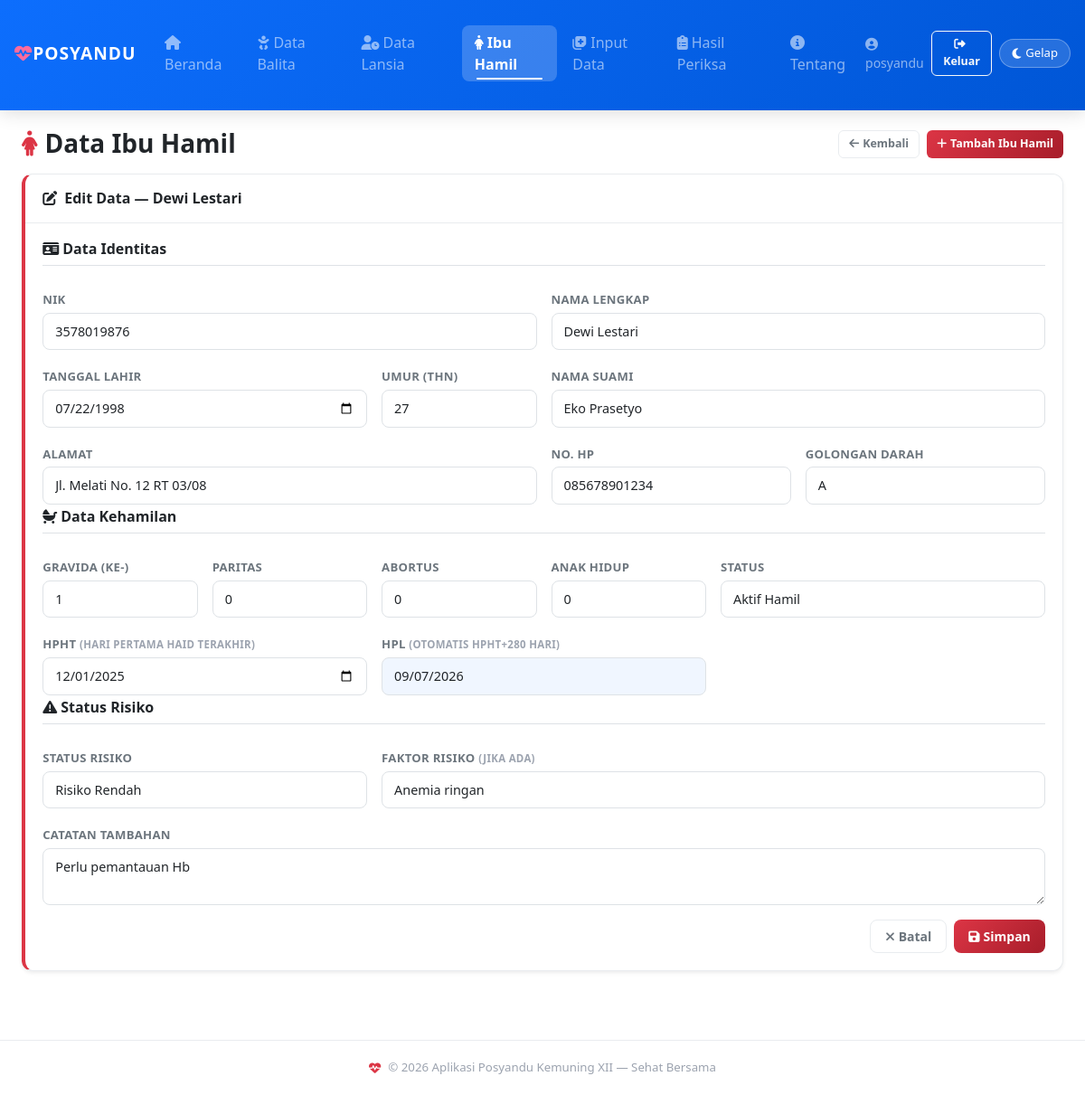
Page /ibu_hamil.php?edit_ibu=2 (signed in) on the committed database.
### tables this page shows
CREATE TABLE IF NOT EXISTS tb_ibu_hamil (
  id INT AUTO_INCREMENT PRIMARY KEY,
  nik VARCHAR(20) NOT NULL,
  nama VARCHAR(100) NOT NULL,
  tgl_lahir DATE,
  umur INT,
  alamat TEXT,
  no_hp VARCHAR(20),
  nama_suami VARCHAR(100),
  golongan_darah VARCHAR(5),
   
  gravida TINYINT DEFAULT 1 COMMENT 'kehamilan ke-',
  paritas TINYINT DEFAULT 0 COMMENT 'jumlah persalinan',
  abortus TINYINT DEFAULT 0,
  jumlah_anak_hidup TINYINT DEFAULT 0,
  hpht DATE COMMENT 'Hari Pertama Haid Terakhir',
  hpl DATE COMMENT 'Hari Perkiraan Lahir',
   
  status_risiko ENUM('Normal','Risiko Rendah','Risiko Tinggi') DEFAULT 'Normal',
  faktor_risiko TEXT,
  catatan TEXT,
  tgl_daftar DATE,
  aktif TINYINT DEFAULT 1 COMMENT '1=aktif, 0=sudah melahirkan'
);

### _form_ibu_hamil_fields.php (the view, shortened to what this page needs)
<div class="row g-3">
    <div class="col-12"><h6 class="border-bottom pb-2" style="color:var(--accent)"><i class="fa fa-id-card me-1"></i>Data Identitas</h6></div>
    <div class="col-md-6">
        <label class="form-label">NIK</label>
        <input name="nik" class="form-control" value="<?= $d?htmlspecialchars($d['nik']):'' ?>" required>
    </div>
    <div class="col-md-6">
        <label class="form-label">Nama Lengkap</label>
        <input name="nama" class="form-control" value="<?= $d?htmlspecialchars($d['nama']):'' ?>" required>
    </div>
    <div class="col-md-4">
        <label class="form-label">Tanggal Lahir</label>
        <input type="date" name="tgl_lahir" class="form-control" value="<?= $d?$d['tgl_lahir']:'' ?>">
    </div>
    <div class="col-md-2">
        <label class="form-label">Umur (thn)</label>
        <input type="number" name="umur" class="form-control" min="10" max="60" value="<?= $d?$d['umur']:'' ?>" required>
    </div>
    <div class="col-md-6">
        <label class="form-label">Nama Suami</label>
        <input name="nama_suami" class="form-control" value="<?= $d?htmlspecialchars($d['nama_suami']??''):'' ?>">
    </div>
    <div class="col-md-6">
        <label class="form-label">Alamat</label>
        <input name="alamat" class="form-control" value="<?= $d?htmlspecialchars($d['alamat']??''):'' ?>">
    </div>
    <div class="col-md-3">
        <label class="form-label">No. HP</label>
        <input name="no_hp" class="form-control" value="<?= $d?htmlspecialchars($d['no_hp']??''):'' ?>">
    </div>
    <div class="col-md-3">
        <label class="form-label">Golongan Darah</label>
        <select name="golongan_darah" class="form-select">
            <?php foreach([''=>'- Pilih -','A'=>'A','B'=>'B','AB'=>'AB','O'=>'O'] as $v=>$lb): ?>
            <option value="<?= $v ?>" <?= ($d&&($d['golongan_darah']??'')===$v)?'selected':'' ?>><?= $lb ?></option>
            <?php endforeach; ?>
        </select>
    </div>
    <div class="col-12 mt-1"><h6 class="border-bottom pb-2" style="color:#dc3545"><i class="fa fa-baby-carriage me-1"></i>Data Kehamilan</h6></div>
    <div class="col-6 col-md-2">
        <label class="form-label">Gravida (ke-)</label>
        <input type="number" name="gravida" class="form-control" min="1" value="<?= $d?$d['gravida']:1 ?>" required>
    </div>
    <div class="col-6 col-md-2">
        <label class="form-label">Paritas</label>
        <input type="number" name="paritas" class="form-control" min="0" value="<?= $d?$d['paritas']:0 ?>">
    </div>
    <div class="col-6 col-md-2">
        <label class="form-label">Abortus</label>
        <input type="number" name="abortus" class="form-control" min="0" value="<?= $d?$d['abortus']:0 ?>">
    </div>
    <div class="col-6 col-md-2">
        <label class="form-label">Anak Hidup</label>
        <input type="number" name="jumlah_anak_hidup" class="form-control" min="0" value="<?= $d?$d['jumlah_anak_hidup']:0 ?>">
    </div>
    <div class="col-md-4">
        <label class="form-label">Status</label>
        <select name="aktif" class="form-select">
            <option value="1" <?= (!$d||$d['aktif'])?'selected':'' ?>>Aktif Hamil</option>
        </select>
    </div>
    <div class="col-md-4">
        <label class="form-label">HPHT <small style="color:var(--text-muted)">(Hari Pertama Haid Terakhir)</small></label>
        <input type="date" name="hpht" class="form-control" value="<?= $d?$d['hpht']:'' ?>" required>
    </div>
    <div class="col-md-4">
        <label class="form-label">HPL <small style="color:var(--text-muted)">(otomatis HPHT+280 hari)</small></label>
        <input type="date" name="hpl" id="hpl_display" class="form-control" value="<?= $d?$d['hpl']:'' ?>" readonly style="background:rgba(13,110,253,0.06);">
    </div>
    <div class="col-12 mt-1"><h6 class="border-bottom pb-2" style="color:#ffc107"><i class="fa fa-exclamation-triangle me-1"></i>Status Risiko</h6></div>
    <div class="col-md-4">
        <label class="form-label">Status Risiko</label>
        <select name="status_risiko" class="form-select">
            <?php foreach(['Normal','Risiko Rendah','Risiko Tinggi'] as $sr): ?>
            <option value="<?= $sr ?>" <?= ($d&&$d['status_risiko']===$sr)?'selected':'' ?>><?= $sr ?></option>
            <?php endforeach; ?>
        </select>
    </div>
    <div class="col-md-8">
        <label class="form-label">Faktor Risiko <small style="color:var(--text-muted)">(jika ada)</small></label>
        <input name="faktor_risiko" class="form-control" placeholder="Anemia, hipertensi, dll..." value="<?= $d?htmlspecialchars($d['faktor_risiko']??''):'' ?>">
    </div>
    <div class="col-12">
        <label class="form-label">Catatan Tambahan</label>
        <textarea name="catatan" class="form-control" rows="2"><?= $d?htmlspecialchars($d['catatan']??''):'' ?></textarea>
    </div>
</div>

### ibu_hamil.php (shortened to what this page needs)
<?php
require 'config.php';
$ibu_list = $pdo->query('SELECT * FROM tb_ibu_hamil ORDER BY aktif DESC, tgl_daftar DESC')->fetchAll();
$detail_ibu = null; $kunjungan_list = []; $edit_kunjungan = null; $edit_ibu = null;
if(isset($_GET['edit_ibu']) && is_numeric($_GET['edit_ibu'])) {
    $sq = $pdo->prepare('SELECT * FROM tb_ibu_hamil WHERE id=?'); $sq->execute([$_GET['edit_ibu']]); $edit_ibu = $sq->fetch();
}
include 'header.php';
?>
<div class="d-flex align-items-center justify-content-between mb-3 flex-wrap gap-2">
    <h3 class="mb-0"><i class="fa fa-female me-2 text-danger"></i>Data Ibu Hamil</h3>
    <div class="d-flex gap-2 flex-wrap">
        <?php if($detail_ibu || $edit_ibu): ?>
        <a href="ibu_hamil.php" class="btn btn-outline-secondary btn-sm"><i class="fa fa-arrow-left me-1"></i>Kembali</a>
        <?php endif; ?>
        <button class="btn btn-danger btn-sm" onclick="showModal('modalTambahIbu')">
            <i class="fa fa-plus me-1"></i>Tambah Ibu Hamil
        </button>
    </div>
</div>
<?php if(!$detail_ibu && !$edit_ibu): ?>
<div class="row g-3 mb-3">
    <?php
    $total  = count($ibu_list);
    $aktif  = count(array_filter($ibu_list,fn($i)=>$i['aktif']==1));
    $risiko = count(array_filter($ibu_list,fn($i)=>$i['status_risiko']==='Risiko Tinggi'));
    $lahir  = count(array_filter($ibu_list,fn($i)=>$i['aktif']==0));
    $cards  = [
        ['val'=>$total, 'label'=>'Total Terdaftar','icon'=>'fa-female','color'=>'danger'],
        ['val'=>$aktif, 'label'=>'Aktif Hamil',    'icon'=>'fa-heart',  'color'=>'success'],
        ['val'=>$risiko,'label'=>'Risiko Tinggi',  'icon'=>'fa-exclamation-triangle','color'=>'warning'],
        ['val'=>$lahir, 'label'=>'Sudah Melahirkan','icon'=>'fa-baby-carriage','color'=>'purple'],
    ];
    foreach($cards as $c): $col = $c['color']==='purple'?'style="color:#6f42c1"':''; ?>
    <div class="col-6 col-md-3">
        <div class="stat-card shadow-sm">
            <div class="stat-icon <?= $c['color']!=='purple'?'text-'.$c['color']:'' ?>" <?= $col ?>><i class="fa <?= $c['icon'] ?>"></i></div>
            <div class="stat-number <?= $c['color']!=='purple'?'text-'.$c['color']:'' ?>" <?= $col ?>><?= $c['val'] ?></div>
            <div class="stat-label"><?= $c['label'] ?></div>
        </div>
    </div>
    <?php endforeach; ?>
</div>
<div class="card shadow-sm">
    <div class="card-header d-flex justify-content-between align-items-center flex-wrap gap-2">
        <span><i class="fa fa-list me-2"></i>Daftar Ibu Hamil</span>
        <input type="text" id="searchIbu" class="form-control form-control-sm" style="max-width:220px" placeholder="🔍 Cari nama / NIK...">
    </div>
    <div class="card-body p-0">
        <div class="table-responsive">
            <table class="table table-striped table-hover align-middle mb-0" id="tblIbu">
                <thead class="posyandu-thead-primary">
                    <tr><th>No</th><th>NIK</th><th>Nama</th><th>Usia</th><th>HPHT</th><th>HPL</th><th>Gravida</th><th>Gol. Darah</th><th>Status Risiko</th><th>Status</th><th>Aksi</th></tr>
                </thead>
                <tbody>
                <?php if(!$ibu_list): ?><tr><td colspan="11" class="text-center py-4" style="color:var(--text-muted)">Belum ada data</td></tr><?php endif; ?>
                <?php $no=1; foreach($ibu_list as $d): ?>
                <tr>
                    <td><?= $no++ ?></td>
                    <td><?= htmlspecialchars($d['nik']) ?></td>
                    <td><strong><?= htmlspecialchars($d['nama']) ?></strong><br><small style="color:var(--text-muted)">Suami: <?= htmlspecialchars($d['nama_suami']??'-') ?></small></td>
                    <td><?= $d['umur'] ?> thn</td>
                    <td><?= $d['hpht']?date('d/m/Y',strtotime($d['hpht'])):'-' ?></td>
                    <td><?= $d['hpl']?date('d/m/Y',strtotime($d['hpl'])):'-' ?></td>
                    <td><span class="badge bg-info text-dark">G<?= $d['gravida'] ?>P<?= $d['paritas'] ?>A<?= $d['abortus'] ?></span></td>
                    <td><?= $d['golongan_darah']??'-' ?></td>
                    <td><?php $rc=['Normal'=>'success','Risiko Rendah'=>'warning','Risiko Tinggi'=>'danger']; $r=$d['status_risiko']??'Normal'; ?>
                        <span class="badge bg-<?= $rc[$r]??'secondary' ?> <?= $r==='Risiko Rendah'?'text-dark':'' ?>"><?= $r ?></span></td>
                    <td><span class="badge <?= $d['aktif']?'bg-success':'bg-secondary' ?>"><?= $d['aktif']?'Aktif':'Melahirkan' ?></span></td>
                    <td>
                        <div class="d-flex gap-1">
                            <a href="ibu_hamil.php?view=<?= $d['id'] ?>" class="btn btn-sm btn-primary" title="Detail"><i class="fa fa-eye"></i></a>
                            <a href="ibu_hamil.php?edit_ibu=<?= $d['id'] ?>" class="btn btn-sm btn-outline-primary" title="Edit"><i class="fa fa-edit"></i></a>
                            <form method="post" action="ibu_hamil.php" class="d-inline" onsubmit="return konfirmasiHapus(this,'Hapus data ibu hamil ini beserta seluruh riwayat kunjungan?')">
                                <input type="hidden" name="del_ibu" value="<?= $d['id'] ?>">
                                <button type="submit" class="btn btn-sm btn-outline-danger" title="Hapus"><i class="fa fa-trash"></i></button>
                            </form>
                        </div>
                    </td>
                </tr>
                <?php endforeach; ?>
                </tbody>
            </table>
        </div>
    </div>
</div>
<?php elseif($edit_ibu): ?>
<div class="card shadow-sm" style="border-left:4px solid #dc3545">
    <div class="card-header"><i class="fa fa-edit me-2"></i>Edit Data — <strong><?= htmlspecialchars($edit_ibu['nama']) ?></strong></div>
    <div class="card-body">
        <form method="post" action="ibu_hamil.php">
            <?php $d=$edit_ibu; include '_form_ibu_hamil_fields.php'; ?>
            <div class="text-end mt-3 d-flex gap-2 justify-content-end flex-wrap">
                <a href="ibu_hamil.php" class="btn btn-outline-secondary"><i class="fa fa-times me-1"></i>Batal</a>
                <button type="submit" name="save_ibu" class="btn btn-danger"><i class="fa fa-save me-1"></i>Simpan</button>
            </div>
        </form>
    </div>
</div>
<?php endif; ?>
                <?php $d=null; include '_form_ibu_hamil_fields.php'; ?>
<?php include 'footer.php'; ?>

### assets/css/custom.css (style rules this page uses)
:root { --bg-body: #f0f4f8; --bg-card: #ffffff; --bg-navbar: linear-gradient(135deg, #0d6efd 0%, #0056d6 100%); --text-primary: #212529; --text-secondary: #6c757d; --text-muted: #9ca3af; --border-color: #e9ecef; --shadow: 0 4px 20px rgba(0,0,0,0.08); --shadow-hover: 0 8px 30px rgba(13,110,253,0.18); --input-bg: #ffffff; --input-border: #dee2e6; --table-stripe: rgba(0,0,0,0.03); --table-hover: rgba(13,110,253,0.06); --table-head-bg: rgba(13,110,253,0.08); --accent: #0d6efd; --accent-rgb: 13,110,253; --success: #198754; --warning: #ffc107; --danger: #dc3545; --transition: 0.3s cubic-bezier(0.4, 0, 0.2, 1); }
.card { background: var(--bg-card); border: 1px solid var(--border-color); border-radius: 12px; box-shadow: var(--shadow); margin-bottom: 1.25rem; transition: transform var(--transition), box-shadow var(--transition), background var(--transition), border-color var(--transition); }
.card-header { background: var(--bg-card) !important; border-bottom: 1px solid var(--border-color) !important; padding: 0.9rem 1.2rem; font-weight: 600; border-radius: 12px 12px 0 0 !important; color: var(--text-primary) !important; }
.card-body { padding: 1.2rem; }
.btn { border-radius: 8px; padding: 7px 16px; font-weight: 600; font-size: 0.875rem; transition: all 0.22s ease; }
.btn-danger { background: linear-gradient(135deg,#dc3545,#a71d2a); border: none; }
.btn-outline-secondary { color: var(--text-secondary); border-color: var(--border-color); background: transparent; }
.btn-sm { padding: 5px 11px; font-size: 0.78rem; border-radius: 6px; }
.form-control, .form-select { background: var(--input-bg); border: 1.5px solid var(--input-border); color: var(--text-primary); border-radius: 8px; padding: 9px 13px; font-size: 0.9rem; transition: all 0.25s ease; }
.form-label { font-weight: 600; font-size: 0.82rem; color: var(--text-secondary); margin-bottom: 4px; text-transform: uppercase; letter-spacing: 0.3px; }
h3, h4, h5, h6 { font-weight: 700; color: var(--text-primary); }
.card-body { overflow: visible; }
h1, h2, h3, h4, h5, h6 { color: var(--text-primary) !important; }
.text-danger { color: var(--danger) !important; }

### rows in the picture
tb_ibu_hamil: nama "Dewi Lestari", nik "3578019876", tgl_lahir "07/22/1998", umur "27", nama_suami "Eko Prasetyo", alamat "Jl. Melati No. 12 RT 03/08", no_hp "085678901234", golongan_darah "A", gravida "1", paritas "0", abortus "0", jumlah_anak_hidup "0", aktif "Aktif Hamil", hpht "12/01/2025", hpl "09/07/2026", status_risiko "Risiko Rendah", faktor_risiko "Anemia ringan", catatan "Perlu pemantauan Hb"

### other values in the picture
$_SESSION['user'] "posyandu"
